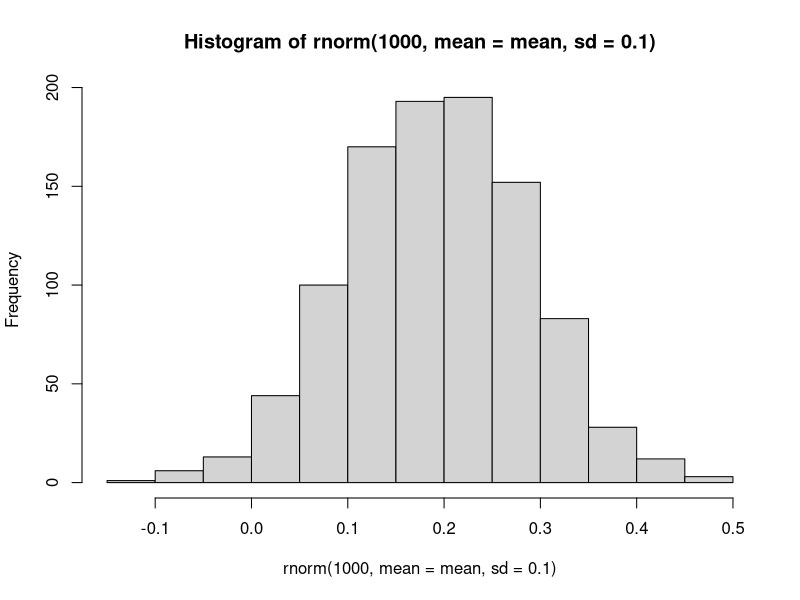
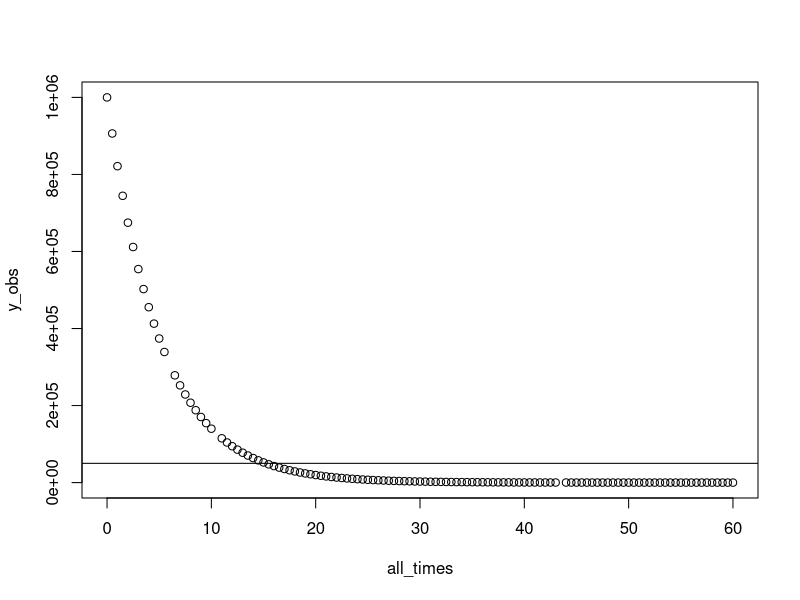

Here is the R script that generated these plots, in order: (Note: this script raises an error after producing the figures.)
#### [INSERT A DOC STRING HERE] ####

library(tidyverse)

#### Getting constant degradation rates for each of 9 barrels ####
# Required objects
min <- 0.05; max <- 0.34; mean <- (min + max)/2; print(mean)
num_barrels <- 9
# Taking a look at distribution
hist(rnorm(1000, mean = mean, sd = 0.1))
# Sampling 9 decay rates
r_vec <- c()
set.seed(123)
for (i in 1:num_barrels) {
  r_vec[i] <- round(rnorm(1, mean = mean, sd = 0.01), digits = 2)
  while(r_vec[i] < min | r_vec[i] > max)
  {r_vec[i] <- round(rnorm(1, mean = mean, sd = 0.01), digits = 2)}
}; print(r_vec); print(mean(r_vec))

#### Setting up sampling regimes for each of 9 barrels ####
all_times <- seq(0 + 12/24, 60, 12/24); num_samples <- floor(length(all_times)/num_barrels) # Full time series (in days) divided by number of barrels; we can change this to make it more realistic; used floor() instead of round() to always round down
# all_times <- seq(1, 60, 1); num_samples <- floor(length(all_times)/num_barrels) # DAYS
ts <- matrix(nrow = num_samples + 1, ncol = num_barrels) # Matrix of sampling regimes wherein each column contains the sampling regime for a different barrel
ts[1, ] <- rep(0, ncol(ts))
set.seed(123)
for (i in 1:num_barrels){
  t <- sort(sample(all_times, num_samples, replace = FALSE))
  ts[2:nrow(ts), i] <- t
  all_times <- all_times[!all_times %in% t]
}; colnames(ts) <- c("t1", "t2", "t3", "t4", "t5", "t6", "t7", "t8", "t9")
t1 <- ts[ ,1]; t2 <- ts[ ,2]; t3 <- ts[ ,3]; t4 <- ts[ ,4]; t5 <- ts[ ,5]; t6 <- ts[ ,6]; t7 <- ts[ ,7]; t8 <- ts[ ,8]; t9 <- ts[ ,9] # Come up with an automated way of doing this
all_times <- sort(c(0, ts[2:nrow(ts), ]))

#### Observation without error ####
y0_obs <- 1e6
y_obs <- y0_obs*exp(-all_times*mean(r_vec))
plot(x = all_times, y = y_obs)
abline(h = y0_obs*0.05)

#### Setting up barrel volumes to implement sampling error ####
samp_vol <- 5; barrel_vol <- 150 # Under these conditions, you can sample each barrel a maximum of 40 times
vol <- c(barrel_vol)
for (i in 2:length(t1)){
  vol[i] <- vol[i - 1] - samp_vol
}

#### Generating data ####
###### PUT SOMETHING HERE ####

# Combining generated data by barrel
b1 <- cbind(t1, y1_obs_err); b2 <- cbind(t2, y2_obs_err); b3 <- cbind(t3, y3_obs_err); b4 <- cbind(t4, y4_obs_err); b5 <- cbind(t5, y5_obs_err); b6 <- cbind(t6, y6_obs_err); b7 <- cbind(t7, y7_obs_err); b8 <- cbind(t8, y8_obs_err); b9 <- cbind(t9, y9_obs_err)
full_ts <- rbind(b1, b2[2:nrow(b2), ], b3[2:nrow(b3), ], b4[2:nrow(b4), ], b5[2:nrow(b5), ], b6[2:nrow(b6), ], b7[2:nrow(b7), ], b8[2:nrow(b8), ], b9[2:nrow(b9), ])
full_ts <- as.data.frame(full_ts); colnames(full_ts) <- c("t", "y_obs_err")
# Ordering generated data by sampling time
full_ts_ordered <- full_ts[with(full_ts, order(t)), ]
# Plotting generated data
plot(full_ts_ordered$t, full_ts_ordered$y_obs_err)

#### Fitting generated data to exponential model ####
y_obs_err <- full_ts_ordered$y_obs_err
fit <- nls(y_obs_err ~ y0_est*exp(-all_times/lambda_est), 
           start = list(y0_est = 1e6, lambda_est = 0.15))
coef(fit); y0_est <- coef(fit)[1]; lambda_est <- coef(fit)[2]
# Plotting residuals to see variance in error
plot(all_times, resid(fit), pch = 16); abline(h = 0, lty = 2)

#### Estimated abundances ####
y0_est <- as.numeric(y0_est); lambda_est <- as.numeric(lambda_est)
y_est <- y0_est*exp(-all_times/lambda_est)
plot(y_est)

#### Plotting (1) observations without error, (2) generated data, and (3) estimated data for comparison ####
plot(all_times[1:20], y_obs[1:20], type = "l", xlab = "Day", ylab = "eDNA Concentration")
points(all_times[1:20], y_obs_err[1:20], col = "cornflowerblue", pch = 16)
points(all_times[1:20], y_est[1:20], col = "firebrick2", pch = 18)
legend("topright", legend=c("Deterministic data", "Observed data", "Estimated data"),
       col=c("black", "cornflowerblue", "firebrick2"), lty = c(1, NA, NA), pch = c(NA, 16, 18), cex = 0.8)


#### Marty edits ####

# (1) Separate the time structure of the process model from the time structure of the sampling model
# (2) The process model should have a standardized and constant time step, maybe equal to 1 hr if the degradation rate is in units per hr. 
  # So the process model should go through full time series, and sampling model should only be applied on select time steps?
# (3) The random variable for environmental noise should occur at each time step of the process model rather than the sampling model 

## Barrel 1
# Setting up initial abundance, and empty vector to fill with observations
t_elap <- 0.5 # Units are in hours so 10 day * 24hrs, for example; CHANGE ALL_TIMES
y_prev <- 1e6; y1_obs_err <- c(); y1_obs_err[1] <- y_prev
# Loop to generate data with (1) process error, (2) environmental stochasticity, and (3) sampling error
for (i in 2:length(all_times)){
  y_d <- rbinom(1, y_prev, t_elap*exp(-1*r_vec[1]*exp(-rnorm(1, 0, 0.1)))) # Determine eDNAs that "die" via exponential distribution (process error) and environmental stochasticity
  if (all_times[i] %in% t1){
    y_select <- rbinom(1, y_prev - y_d, samp_vol/vol[i - 1]) # Sample eDNAs from remaining with sampling error via sampled volume vs total remaining volume
    y_next <- y_prev - y_d - y_select # eDNAs in barrel at next time step is equal to those available at previous time step, minus those that died, and those that were selected
    y_prev <- y_next # Re-assigning y_prev for next iteration
    y1_obs_err[i] <- y_select # Add sampled eDNAs to observation vector
  } else {
    y_next <- y_prev - y_d
    y_prev <- y_next
    y1_obs_err[i] <- y_prev
  }
}; plot(y1_obs_err)
First0 <- which(y1_obs_err == 0)[1]
plot(x = all_times[1:First0], y = y1_obs_err[1:First0])

sampled <- which(all_times %in% t1)
y1_obs_err <- y1_obs_err[sampled]

# Initially, sample every barrel, every hour, until they're empty





